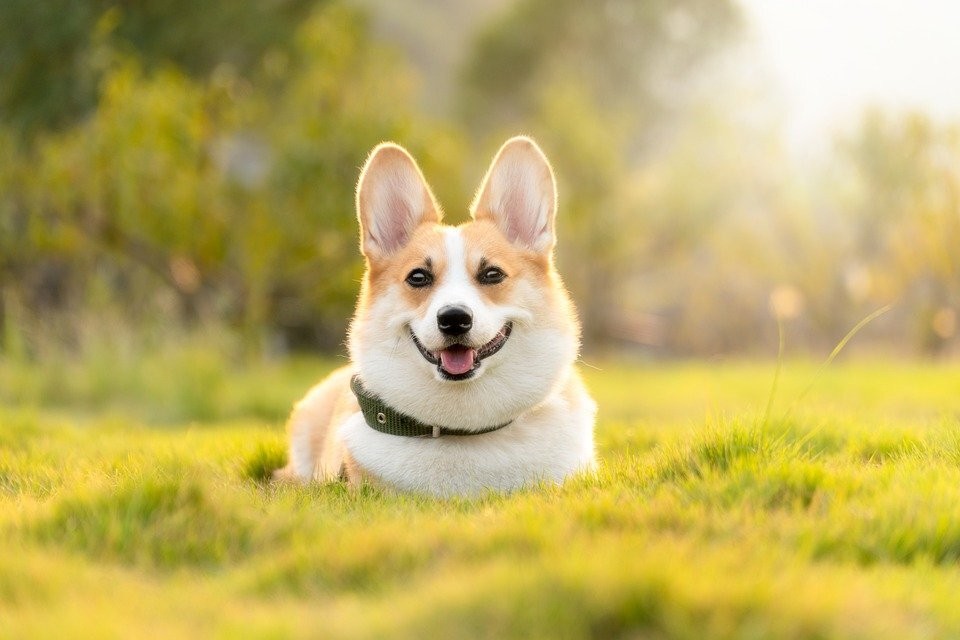
#> input picture res/img1.jpeg, 960 x 640 px, found by its file name
$ python 13-affine-transform.py
#> lines starting #> are read from the running program, lines starting #| are printed output that depends on the picture; after the words box and inside, x2 and y2 are one past the last pixel; in counts of white or black regions, pixels touching at a corner belong together
import cv2
import numpy as np

# martix = cv2.getAffineTransform(pts1, pts2)
# pts1: 변환 전 영상의 좌표 3개, 3 x 2 배열
# pts2: 변환 후 영상의 좌표 3개, 3 x 2 배열
# matrix: 변환 행렬 반환, 2 x 3 행렬


path = './res/img1.jpeg'
img = cv2.imread(path)
#> img is the input picture: shape (640, 960, 3); mean B, G, R 98.3, 173.6, 190
rows, cols = img.shape[:2]
#> rows = 640; cols = 960

# 변환 전,후 각 3개의 좌표 생성
pts1 = np.float32([[200,150], [300,150], [200,300]])
pts2 = np.float32([[180,170], [310,160], [350,220]])

# 변환 전 좌표를 이미지에 표시
cv2.circle(img, (200,150), 5, (250,0,0), -1)
#> img: shape (640, 960, 3); 0.01% of pixels changed, all inside (x1, y1, x2, y2) = (195, 145, 206, 156)
cv2.circle(img, (300,150), 5, (0,255,0), -1)
#> img: shape (640, 960, 3); mean B, G, R 98.3, 173.6, 190
cv2.circle(img, (200,300), 5, (0,0,255), -1)
#> img: shape (640, 960, 3); mean B, G, R 98.3, 173.6, 190

# 변환 행렬 생성
mtrx = cv2.getAffineTransform(pts1, pts2)

# 어핀 변환 적용
dst = cv2.warpAffine(img, mtrx, (int(cols*1.5), rows))
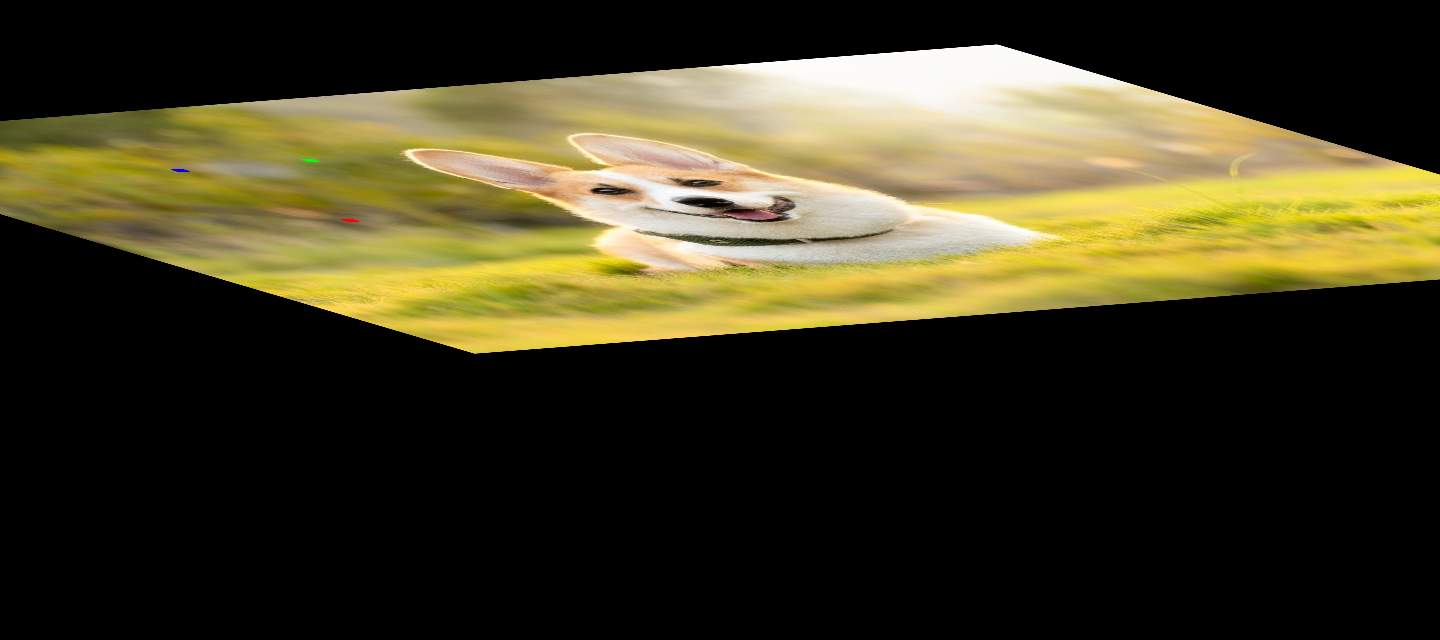
#> dst: shape (640, 1440, 3); mean B, G, R 34.3, 59, 64.7

# 결과출력
cv2.imshow('origin', img)
cv2.imshow('dst', dst)
cv2.waitKey()
cv2.destroyAllWindows()
